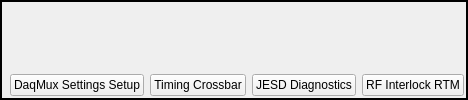
        <widget class="QFrame" name="frame_3">
         <property name="styleSheet">
          <string notr="true"/>
         </property>
         <property name="frameShape">
          <enum>QFrame::WinPanel</enum>
         </property>
         <property name="frameShadow">
          <enum>QFrame::Plain</enum>
         </property>
         <property name="lineWidth">
          <number>9</number>
         </property>
         <layout class="QGridLayout" name="gridLayout">
          <property name="leftMargin">
           <number>2</number>
          </property>
          <property name="topMargin">
           <number>2</number>
          </property>
          <property name="rightMargin">
           <number>2</number>
          </property>
          <property name="bottomMargin">
           <number>2</number>
          </property>
          <item row="1" column="1">
           <widget class="PyDMRelatedDisplayButton" name="PyDMRelatedDisplayButton">
            <property name="toolTip">
             <string/>
            </property>
            <property name="text">
             <string>DaqMux Settings Setup</string>
            </property>
            <property name="filenames" stdset="0">
             <stringlist>
              <string>settings.ui</string>
             </stringlist>
            </property>
            <property name="openInNewWindow" stdset="0">
             <bool>true</bool>
            </property>
           </widget>
          </item>
          <item row="1" column="2">
           <widget class="PyDMRelatedDisplayButton" name="PyDMRelatedDisplayButton_2">
            <property name="toolTip">
             <string/>
            </property>
            <property name="text">
             <string>Timing Crossbar</string>
            </property>
            <property name="filenames" stdset="0">
             <stringlist>
              <string>timing.ui</string>
             </stringlist>
            </property>
            <property name="openInNewWindow" stdset="0">
             <bool>true</bool>
            </property>
           </widget>
          </item>
          <item row="1" column="3">
           <widget class="PyDMRelatedDisplayButton" name="PyDMRelatedDisplayButton_3">
            <property name="toolTip">
             <string/>
            </property>
            <property name="text">
             <string>JESD Diagnostics</string>
            </property>
            <property name="filenames" stdset="0">
             <stringlist>
              <string>jesd.ui</string>
             </stringlist>
            </property>
            <property name="openInNewWindow" stdset="0">
             <bool>true</bool>
            </property>
           </widget>
          </item>
          <item row="1" column="4">
           <widget class="PyDMRelatedDisplayButton" name="PyDMRelatedDisplayButton_4">
            <property name="toolTip">
             <string/>
            </property>
            <property name="text">
             <string>RF Interlock RTM</string>
            </property>
            <property name="filenames" stdset="0">
             <stringlist>
              <string>rtm.ui</string>
             </stringlist>
            </property>
            <property name="openInNewWindow" stdset="0">
             <bool>true</bool>
            </property>
           </widget>
          </item>
          <item row="1" column="0">
           <widget class="PyDMEmbeddedDisplay" name="PyDMEmbeddedDisplay">
            <property name="toolTip">
             <string/>
            </property>
            <property name="filename" stdset="0">
             <string>firmware_version.ui</string>
            </property>
           </widget>
          </item>
          <item row="0" column="0" colspan="5">
           <widget class="PyDMLabel" name="PyDMLabel">
            <property name="font">
             <font>
              <pointsize>8</pointsize>
             </font>
            </property>
            <property name="toolTip">
             <string/>
            </property>
            <property name="scaledContents">
             <bool>true</bool>
            </property>
            <property name="channel" stdset="0">
             <string>ca://${DEVICE}:AMC_BUILDSTAMP</string>
            </property>
            <property name="displayFormat" stdset="0">
             <enum>PyDMLabel::String</enum>
            </property>
           </widget>
          </item>
         </layout>
        </widget>
